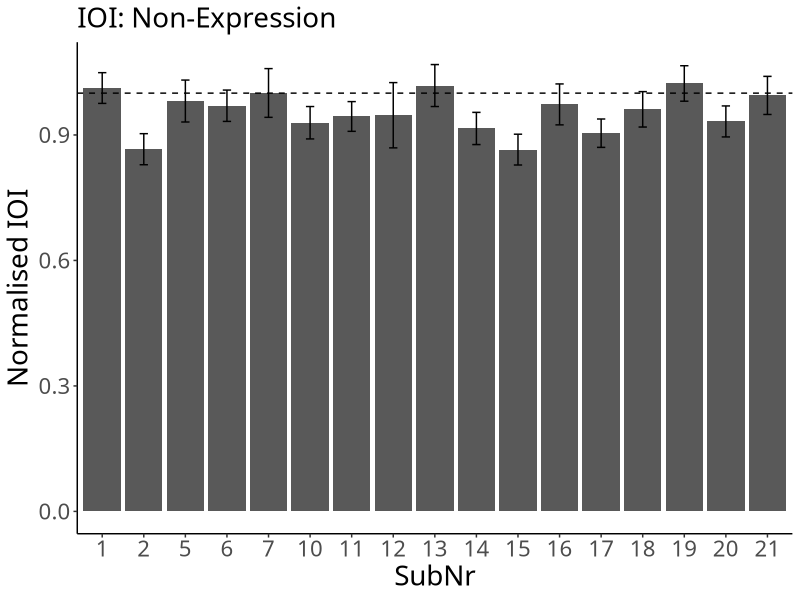
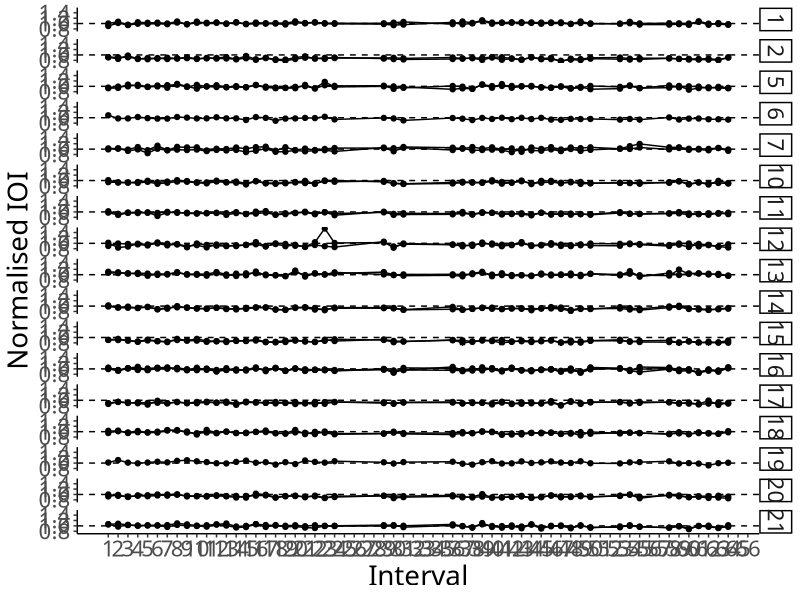
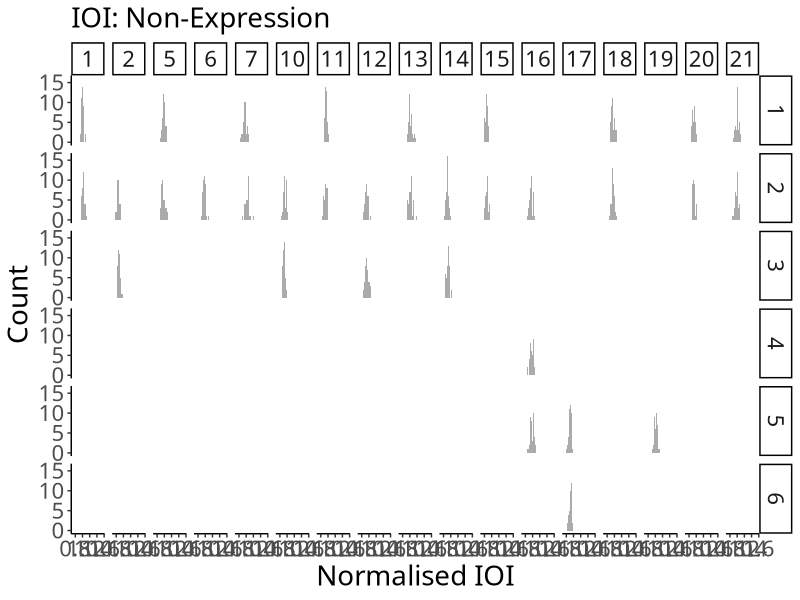
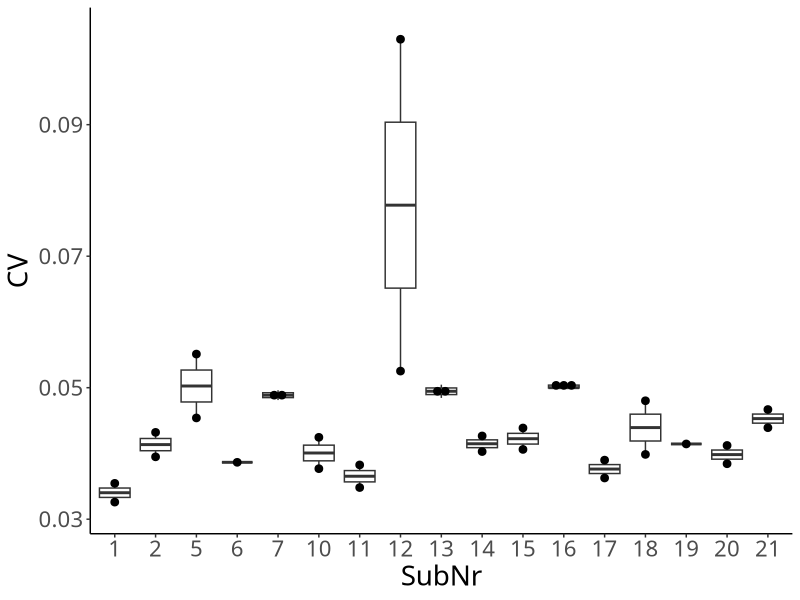

Reproduce these figures in R, in order.
## ---- chunk 1
# packages
# data manipulation
if (!require("data.table")) {install.packages("data.table"); require("data.table")}
# plot
if (!require("ggplot2")) {install.packages("ggplot2"); require("ggplot2")}

# ggplots
theme_set(theme_classic())
theme_update(text = element_text(size = 20, family = "Helvetica Neue LT Std 57 Condensed"), legend.position = "bottom")
## ---- chunk 2
dt_ioi <- fread("./preprocessor/filtered/data_onset.csv", header = T, sep = ",", dec = ".") # read a filtered csv

# SubNr as a factor
dt_ioi$SubNr <- as.factor(dt_ioi$SubNr)

# assign RowNr
dt_ioi$RowNr <- rep(1:72, nrow(dt_ioi)/72)
## ---- chunk 3
# calculate normIOIs
dt_ioi$IOI <- diff(c(0, dt_ioi$TimeStamp))

# convert bpm to ms
dt_ioi[Tempo == 120]$Tempo <- 250
dt_ioi[Tempo == 110]$Tempo <- 273
dt_ioi[Tempo == 100]$Tempo <- 300

# normalise IOIs
dt_ioi$normIOI <- dt_ioi$IOI/dt_ioi$Tempo

# remove the first note
dt_ioi <- dt_ioi[RowNr != 1]

# assign Interval
dt_ioi$Interval <- rep(1:71, nrow(dt_ioi)/71)

# remove irrelevant intervals
ls_irrelevant <- list(c(25:28), c(32:35), c(51:52), c(56:57), c(65:71))
dt_ioi$EighthNote <- "Yes"

for (phrase in 1:length(ls_irrelevant)){
  for (note in 1:length(ls_irrelevant[[phrase]])){
    dt_ioi[Interval == ls_irrelevant[[phrase]][note]]$EighthNote <- "No"
  }
}
## ---- chunk 4
# For each individual
ioi <- dt_ioi[EighthNote == "Yes", .(N = length(normIOI), Mean = mean(normIOI), SD = sd(normIOI)), by = .(SubNr)]
print(ioi)
## ---- chunk 5
p_ioi <- ggplot(data = ioi, aes(x = SubNr, y = Mean)) +
  geom_bar(stat = "identity", position = position_dodge()) +
  geom_errorbar(aes(ymin = Mean - SD, ymax = Mean + SD),
                width = .2, position = position_dodge(.9)) +
  geom_hline(yintercept = 1, linetype = "dashed") + # Tempo
  labs(y = "Normalised IOI", subtitle = "IOI: Non-Expression")
p_ioi
## ---- chunk 6
# For each individual
ioi_seq <- dt_ioi[EighthNote == "Yes", .(N = length(normIOI), Mean = mean(normIOI)), by = .(SubNr, TrialNr, Interval)]

p_ioi_seq <- ggplot(data = ioi_seq, aes(x = Interval, y = Mean, group = TrialNr)) +
  geom_line() +
  geom_point() +
  geom_hline(yintercept = 1, linetype = "dashed") + # Tempo
  facet_grid(SubNr ~ .) +
  labs(x = "Interval", y = "Normalised IOI") + scale_x_continuous(breaks=seq(1,66,1))
p_ioi_seq
## ---- chunk 7
p_ioi_dis <- ggplot(dt_ioi[EighthNote == "Yes"], aes(x = normIOI)) +
  geom_histogram(binwidth = .02, alpha = .5, position = "identity") +
  facet_grid(TrialNr ~ SubNr) +
  labs(x = "Normalised IOI", y = "Count", subtitle = "IOI: Non-Expression")
p_ioi_dis
## ---- chunk 8
# Group mean
ioi_all <- ioi[, .(N = length(Mean), Mean = mean(Mean), SD = sd(Mean))]
print(ioi_all)
## ---- chunk 9
excluded_ioi <- ioi[Mean < ioi_all$Mean+3*ioi_all$SD & Mean > ioi_all$Mean-3*ioi_all$SD]
print(excluded_ioi)
## ---- chunk 10
# for each participant
cv <- dt_ioi[EighthNote == "Yes", .(N = length(normIOI), CV = sd(normIOI)/mean(normIOI)) , by = .(SubNr, TrialNr)]
cv
## ---- chunk 11
p_cv_box <- ggplot(cv, aes(x = SubNr, y = CV)) +
  geom_boxplot() +
  geom_dotplot(binaxis = 'y', stackdir = 'center', dotsize = 0.5)
p_cv_box
## ---- chunk 12
# for all
cv_all <- cv[, .(N = length(CV), Mean = mean(CV), SD = sd(CV))]
print(cv_all)

excluded_cv <- cv[CV < cv_all$Mean+3*(cv_all$SD) & CV > cv_all$Mean-3*cv_all$SD]
print(excluded_cv)
